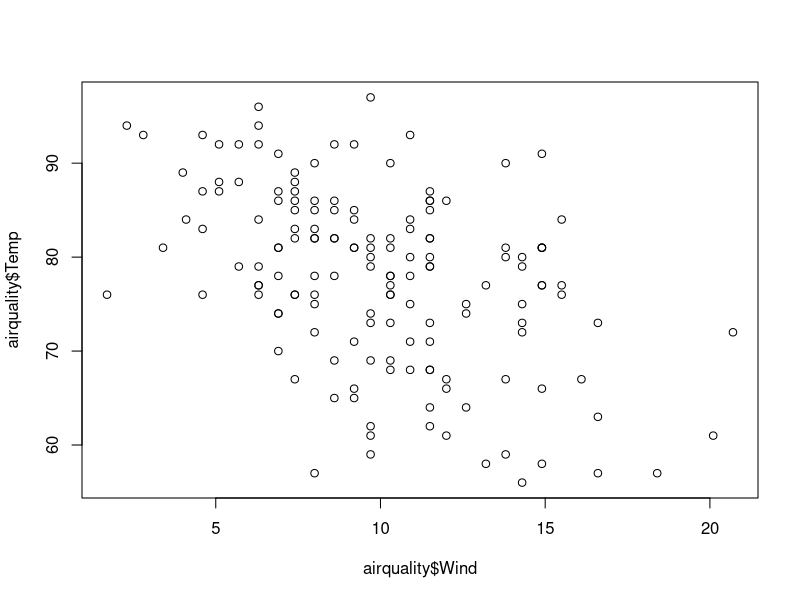
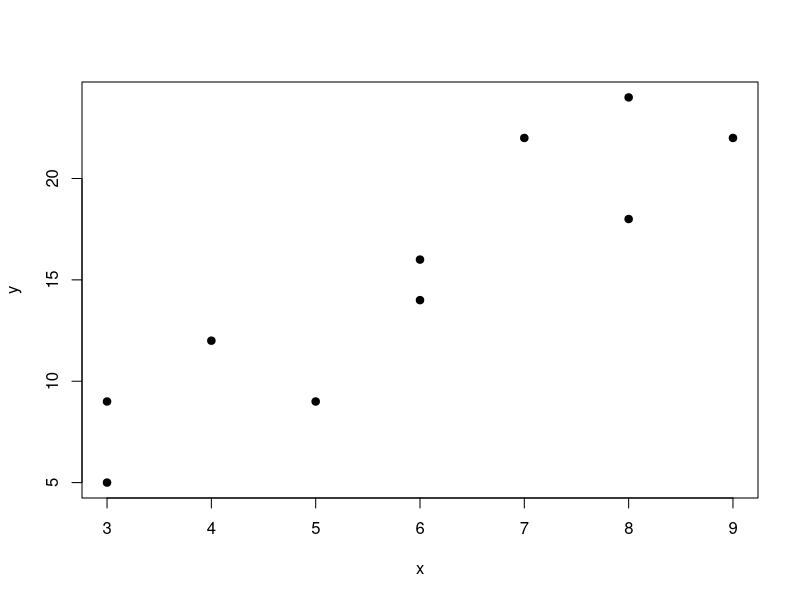
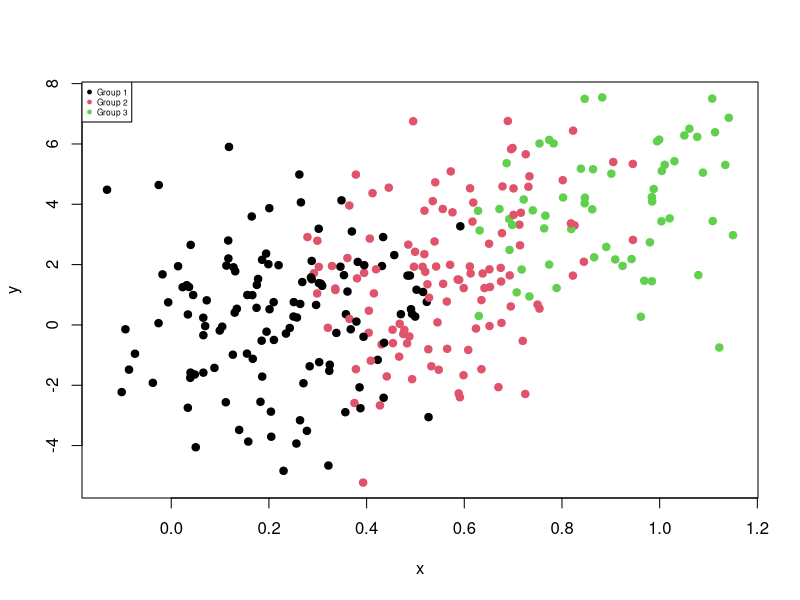
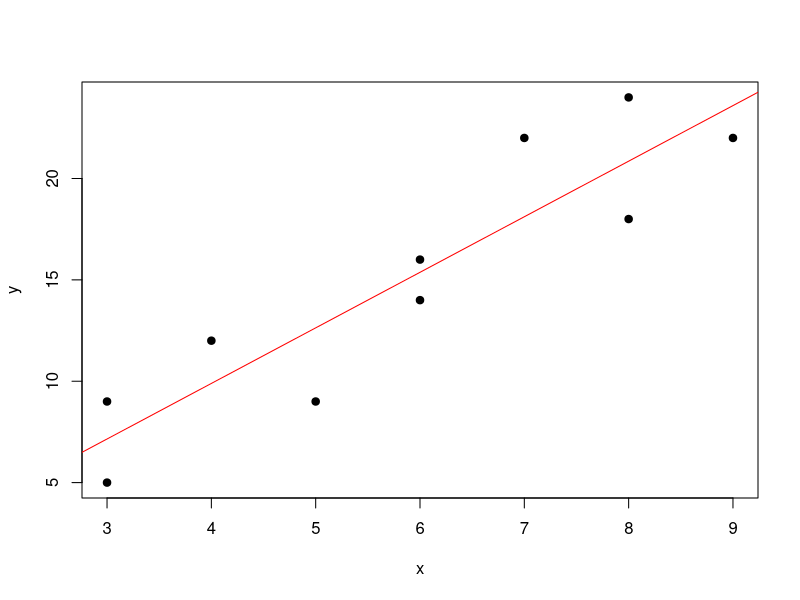
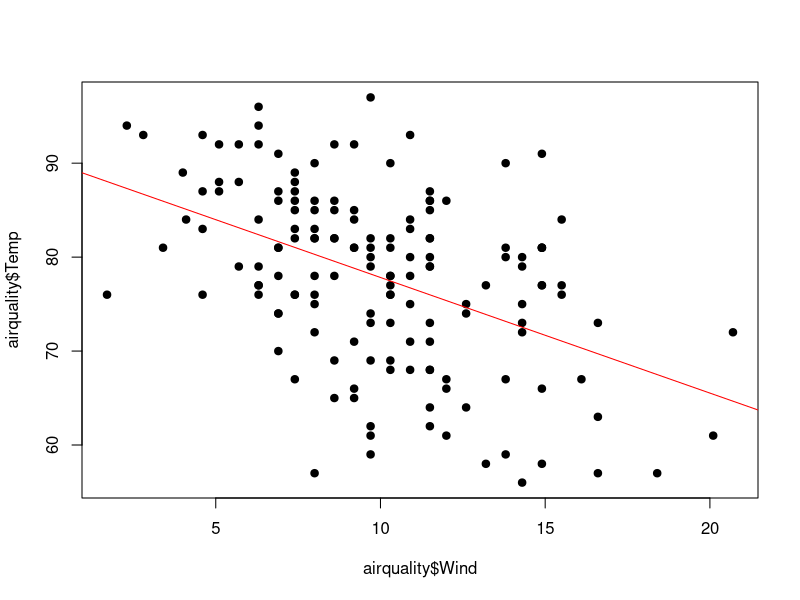
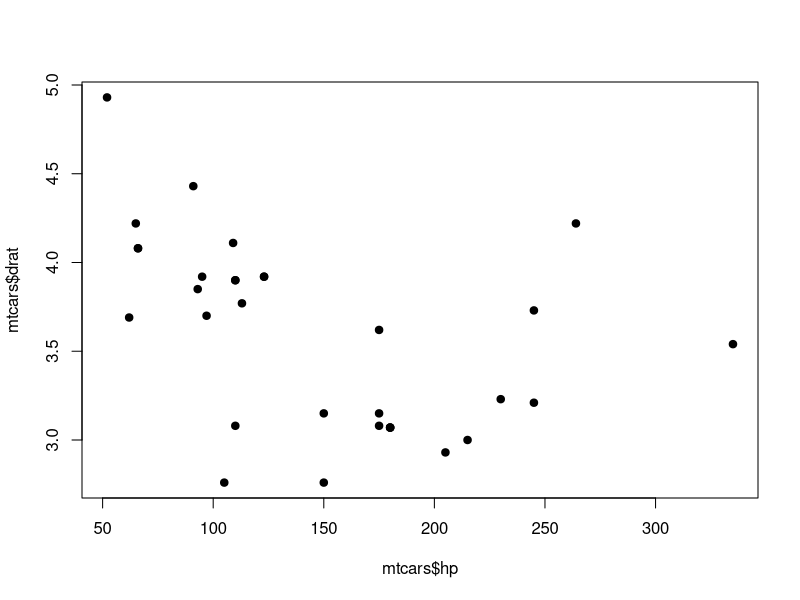
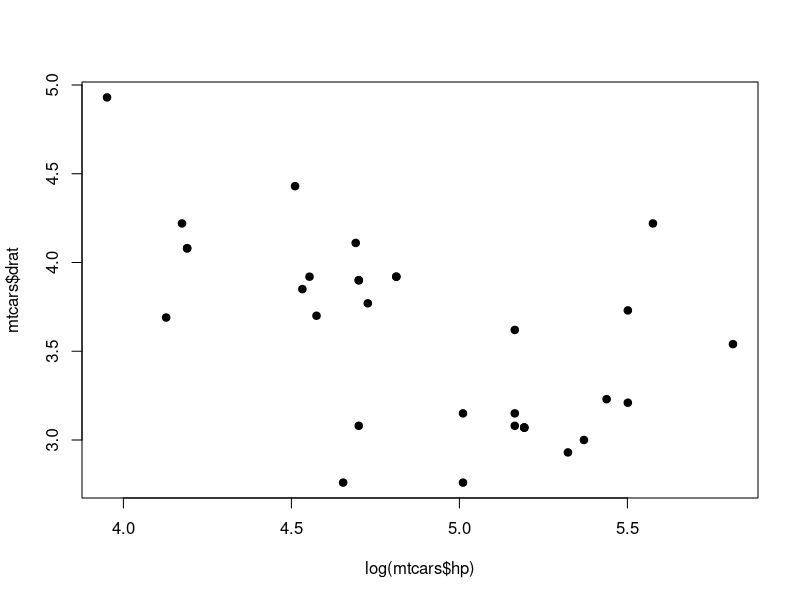
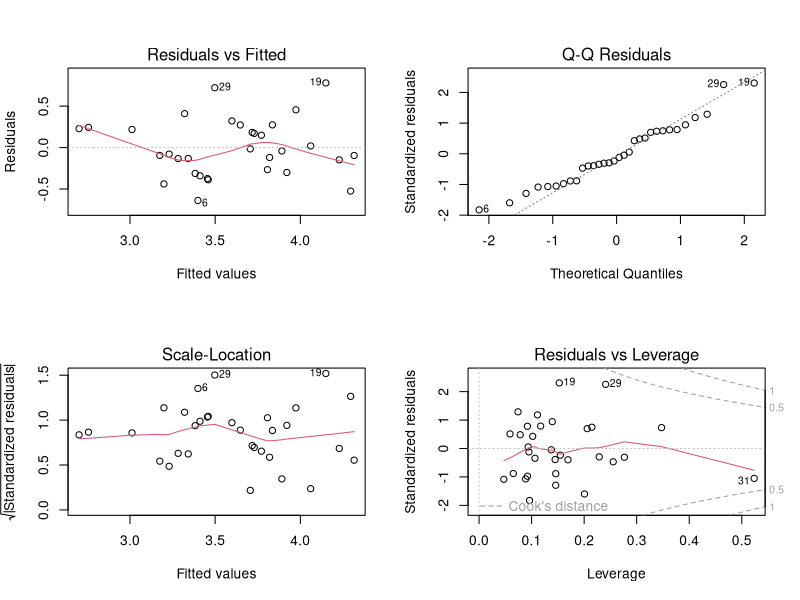

The R script that drew these images, in order:
## 예제 10.4
plot(airquality$Wind, airquality$Temp)

x <- c(3,3,4,5,6,6,7,8,8,9)
y <- c(9,5,12,9,14,16,22,18,24,22)

plot(x,y, type = "p", pch = 19)


# r scatter plot
# Data
set.seed(1201)
x <- runif(300)
y <- 5 * x ^ 2 + rnorm(length(x), sd = 2)
group <- ifelse(x < 0.4, "Group 1",
                ifelse(x > 0.8, "Group 3",
                       "Group 2"))
# Some noise after defining the groups
x <- x + runif(length(x), -0.2, 0.2)

# Scatter plot
plot(x, y,
     pch = 19,
     col = factor(group))

# Legend
legend("topleft",
       legend = levels(factor(group)),
       pch = 19, cex = 0.5,
       col = factor(levels(factor(group))))



## 표 10.3
x <- c(3,3,4,5,6,6,7,8,8,9)
y <- c(9,5,12,9,14,16,22,18,24,22)

length(x)
length(y)

fit <- lm(y ~ x)
summary(fit)

# plot
plot(x,y,type = "p", pch = 19)
abline(fit, col = "red")

# 잔차
fit$residuals

# 회귀계수
fit$coefficients

# yhat(추정량)
fit$fitted.values

# rank
fit$rank

## 예제 10.5
x <- c(3,3,4,5,6,6,7,8,8,9)
y <- c(9,5,12,9,14,16,22,18,24,22)

length(x)
length(y)

fit <- lm(y ~ x)
summary(fit)

fit <- lm(Temp ~ Wind, data = airquality)
summary(fit)

# plot
plot(airquality$Wind,airquality$Temp,type = "p", pch = 19)
abline(fit, col = "red")

## 예제 10.6
airquality$Wind
airquality$Temp

confint(fit, level = 0.95) #b1에 대한 신뢰구간

## 예제 10.7
predict(fit)
fitted(fit)

# 예측과 신뢰구간
predict.lm(fit, interval = "confidence")

# 예측과  예측구간
predict.lm(fit, interval = "prediction")

# 새로운 데이터에 대한 예측과 신뢰구간
fit <- lm(Temp ~ Wind, data = airquality)
summary(fit)

Wind <- seq(from = 9, to = 10, by = 0.1)
length(Wind)
nd <- data.frame(Wind) # b1 이름이랑 똑같아야 한다
predict.lm(fit, newdata = nd, interval = "confidence", level = 0.95)

predict.lm(fit, newdata = nd, interval = "prediction", level = 0.95)


# 선형변환
View(mtcars)
str(mtcars)

plot(mtcars$hp, mtcars$drat, type = "p", pch = 19)
fit <- lm(mtcars$drat ~ mtcars$hp)
summary(fit)

plot(log(mtcars$hp), mtcars$drat, type = "p", pch = 19)
fit <- lm(mtcars$drat ~ log(mtcars$hp))
summary(fit)


# 다중회귀
fit <- lm(mtcars$drat ~ mtcars$hp + mtcars$wt + mtcars$mpg + mtcars$disp)
summary(fit)

# 잔차분석
par(mfrow = c(2,2))
plot(fit)
# 1 : 잔차 ~ 회귀선 -> 1) 잔차 형태가 커브 : 선형성 의심, 2) 등분산성 의심
# 2 : QQplot -> 정규성
# 3: scaled 잔차 ~ 회귀선 -> 등분산성
# 4 : 이상치 확인
